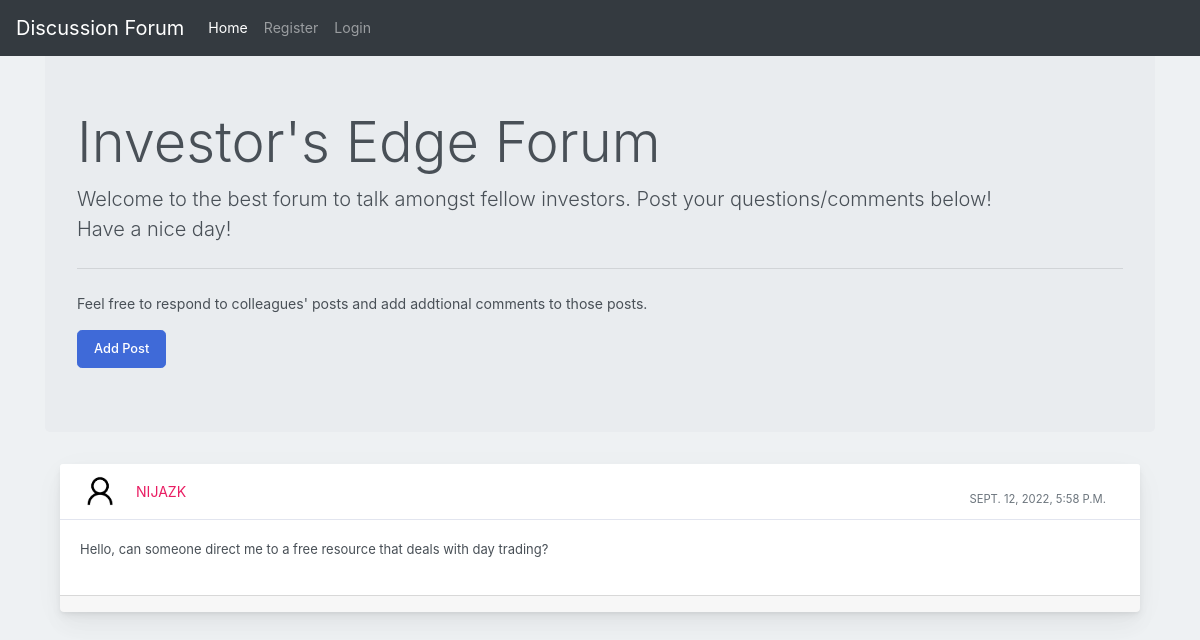
The page / on the database its author committed.
### Blog/models.py (models this page shows)
class Post(models.Model):
    user1 = models.ForeignKey(User, on_delete=models.CASCADE, default=1)
    post_id = models.AutoField
    post_content = models.CharField(max_length=5000)
    timestamp= models.DateTimeField(default=now)
    image = models.ImageField(upload_to="images",default="")

### Blog/views.py (the view, shortened to what this page needs)
# urls.py: path("", views.forum, name="Forum"),
def forum(request):
    profile = Profile.objects.all()
    posts = Post.objects.filter().order_by('-timestamp')
    return render(request, "forum.html", {'posts':posts})

### Blog/templates/forum.html (shortened to what this page needs)
{% extends 'basic.html' %}
{% block homeactive %} active {% endblock homeactive %}
{% block body %}
{% load static %}
<div class="container my-4">
<div class="jumbotron">
    <h1 class="display-4">Investor's Edge Forum</h1>
    <p class="lead">Welcome to the best forum to talk amongst fellow investors. Post your questions/comments below! <br> Have a nice day!</p>
    <hr class="my-4">
    <p>Feel free to respond to colleagues' posts and add addtional comments to those posts.</p>
      <button class="btn btn-primary btn-lg" data-target="#questions" data-toggle="modal" role="button">Add Post</button>
    </div>
    {% for post in posts %}
    <div class="container-fluid mt-10">
      <div class="row">
          <div class="col-md-12">
              <div class="card mb-4">
                  <div class="card-header">
                      <div class="media flex-wrap w-100 align-items-center"> <img src="/media/{{post.image}}"
                              class="d-block ui-w-40 rounded-circle" alt="">
                          <div class="media-body ml-3"> <a href="/discussion/{{post.id}}" data-abc="true">{{post.user1}}</a>
                          </div>
                          <div class="text-muted small ml-3">
                            <div class="px-4 pt-3">{{post.timestamp}} </div>
                          </div>
                      </div>
                  </div>
                  <div class="card-body">
                      <p>{{post.post_content}}</p>
                  </div>
                  <div class="card-footer d-flex flex-wrap justify-content-between align-items-center px-0 pt-0 pb-3">
                  </div>
              </div>
          </div>
      </div>
  </div>
  {% endfor %}
</div>
    {% endblock %}

### rows shown on the page
Post: image (placeholder picture), user1 "NIJAZK", timestamp "SEPT. 12, 2022, 5:58 P.M.", post_content "Hello, can someone direct me to a free resource that deals with day trading?"
